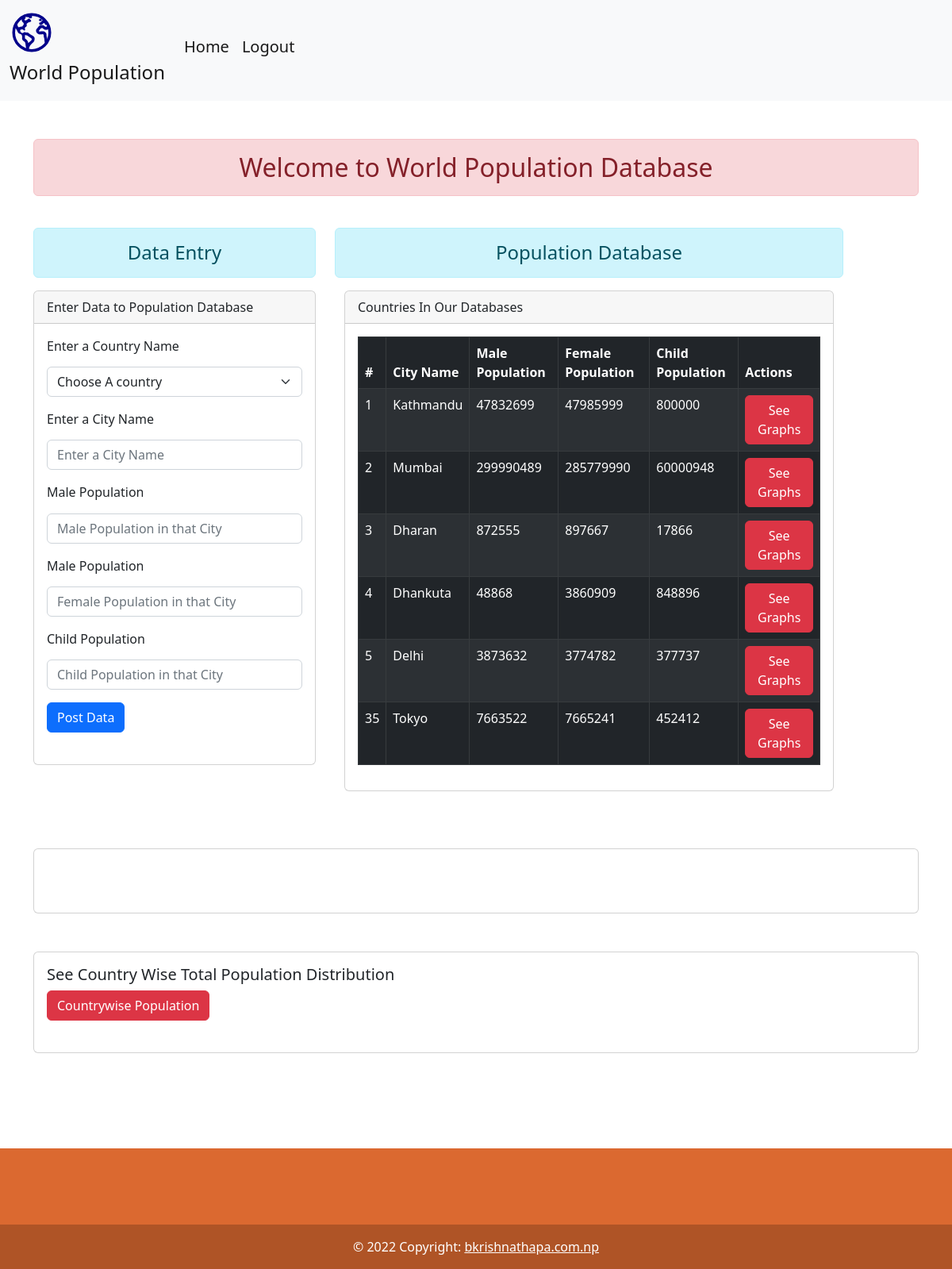
The app's page /home/ (signed in) with its own data.
### myapp/models.py (models this page shows, shortened)
class Population(models.Model):
    country= models.ForeignKey(Country, null = True,on_delete = models.CASCADE)
    city = models.CharField(max_length=100,)
    child_population = models.BigIntegerField()
    man_population = models.BigIntegerField()
    woman_population = models.BigIntegerField()
    date = models.DateField(auto_now_add=True)

### myapp/views.py (the view)
# urls.py: 2. Add a URL to urlpatterns:  path('', views.home, name='home')
def home(request):
    context = {}
    if request.method =="GET":
        pop = Population.objects.all()
        context = {'population': pop}
        return render(request,'home.html',context)
    return render(request,'home.html',{})

### templates/home.html (shortened to what this page needs)
{% extends 'base.html' %}
{% block content %}
    <div class='container mt-5'>
    <h2 class ="text-center alert alert-danger"> Welcome to World Population Database</h2>
     <br/>
        <div class = "row">
          <div class = "col-sm-4">
              <h4 class = "text-center alert alert-info"> Data Entry</h4>
                        <div class="card">
                          <div class="card-header">
                            Enter Data to Population Database
                            </div>
                          <div class="card-body">
                              {% if user.is_authenticated %}
                                    <form method="post" action = "" class="needs-validation" novalidate id="forms">
                                            <div class="mb-3">
                                                <label for="exampleFormControlInput1" class="form-label"><h6> Enter a Country Name</h6></label>
                                                <select class="form-select" id="country_select" name="select">
                                                    <option selected>Choose A country</option>
                                                </select>
                                            </div>
                                             <div class="mb-3">
                                                <label for="exampleFormControlInput1" class="form-label"><h6> Enter a City Name</h6></label>
                                                 <input type="text" class="form-control" id="city" placeholder="Enter a City Name" name = "city">
                                             </div>
                                            <div class="mb-3">
                                                <label for="exampleFormControlInput1" class="form-label"><h6>Male Population</h6></label>
                                                <input type="text" class="form-control" id="male" placeholder="Male Population in that City" name ="male">
                                            </div>
                                            <div class="mb-3">
                                                <label for="exampleFormControlInput1" class="form-label"><h6>Male Population</h6></label>
                                                <input type="text" class="form-control" id="female" placeholder="Female Population in that City" name ="female">
                                            </div>
                                            <div class="mb-3">
                                                <label for="exampleFormControlInput1" class="form-label"><h6>Child Population</h6></label>
                                                <input type="text" class="form-control" id="child" placeholder="Child Population in that City" name ="child">
                                            </div>
                                       <button type="submit" id = "post_btn" class = "btn btn-primary">Post Data</button>
                                    </form>
                                      <br/>
                                      </div>
                          {% endif %}
                </div>
        </div>
            <div class="col-sm-7">
                <h4 class = "text-center alert alert-info"> Population Database</h4>
                <div class = "container">
                    <div class="jumbotron">
                        <div class="card">
                          <div class="card-header">
                            Countries In Our Databases
                            </div>
                          <div class="card-body">
                              <table class="table table-dark table-striped table-hover table-bordered">
                                  <thead>
                                    <tr>
                                      <th scope="col">#</th>
                                      <th scope="col">City Name</th>
                                      <th scope="col">Male Population</th>
                                      <th scope="col">Female Population</th>
                                        <th scope="col">Child Population</th>
                                        <th scope="col">Actions</th>
                                    </tr>
                                  </thead>
                                  <tbody id="tbody">
                                   {% for row in population %}
                                          <tr>
                                              <td>{{ row.id }}</td>
                                              <td>{{ row.city }}</td>
                                              <td>{{ row.man_population }}</td>
                                                <td>{{ row.woman_population }}</td>
                                              <td>{{ row.child_population }}</td>
                                                <td>
                                                    <button type="button" data-sid = " {{ row.id }}" class="btn btn-danger btn-show">See Graphs</button>
                                                </td>
                                          </tr>
                                  {% endfor %}
                                  </tbody>
                                </table>
                            </div>
                        </div>
                    </div>
                </div>
            </div>
        </div>
    </div>
    <br/>
    <div class = "container">
            <div class="jumbotron">
                <div class="card">
                  <div class="card-body">
                      <br/>
                      <br/>
                  </div>
                </div>
            </div>
        </div>
        <div class = "container">
            <div class="jumbotron">
                <div class="card">
                  <div class="card-body">
                    <h5 class="card-title">See Country Wise Total Population Distribution</h5>
                    <button type="button" class="btn btn-danger" onclick="show_chart()">Countrywise Population</button>
                      <br/>
                      <br/>
                  </div>
                </div>
            </div>
        </div>
{% endblock %}

### records on screen
Population: id "1", city "Kathmandu", man_population "47832699", woman_population "47985999", child_population "800000"
Population: id "2", city "Mumbai", man_population "299990489", woman_population "285779990", child_population "60000948"
Population: id "3", city "Dharan", man_population "872555", woman_population "897667", child_population "17866"
Population: id "4", city "Dhankuta", man_population "48868", woman_population "3860909", child_population "848896"
Population: id "5", city "Delhi", man_population "3873632", woman_population "3774782", child_population "377737"
Population: id "35", city "Tokyo", man_population "7663522", woman_population "7665241", child_population "452412"
